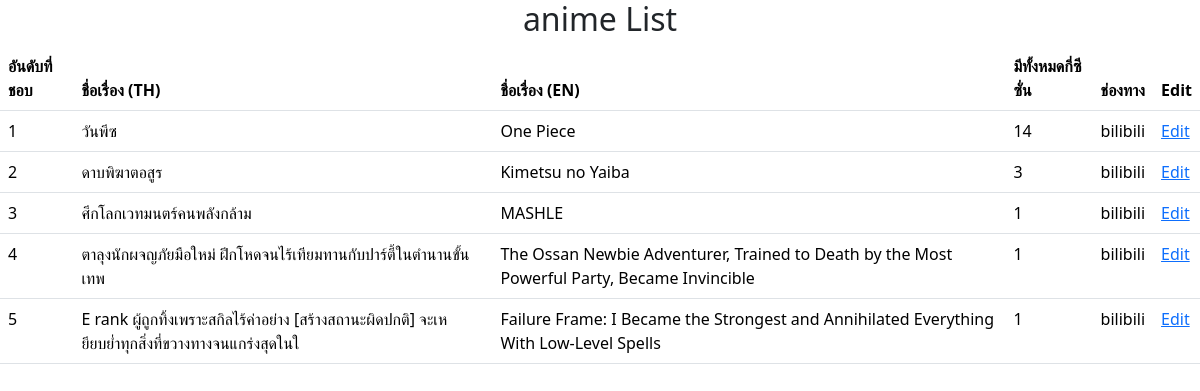
Before: / with the older database file.
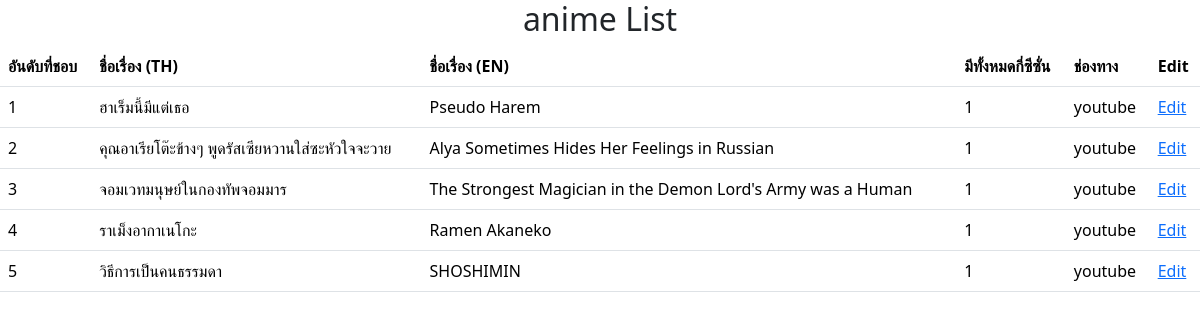
After: the same page with the newer database file.
### editanime/models.py (models this page shows)
class Animal_list(models.Model):
    anime_order = models.IntegerField()
    anime_name_th = models.CharField(max_length=100)
    anime_name_en = models.CharField(max_length=100)
    anime_seasons = models.IntegerField()
    anime_channel = models.CharField(max_length=100)
    created_date = models.DateTimeField(auto_now_add=True)
    updated_date = models.DateTimeField(auto_now_add=True)

### editanime/views.py (the view)
def homepage(request):
    animes = Animal_list.objects.all()
    return render(request, 'index.html', {"animes": animes})

### editanime/templates/index.html (shortened to what this page needs)
<!doctype html>
<html lang="en">
    <head>
        <link
            href="https://cdn.jsdelivr.net/npm/bootstrap@5.3.2/dist/css/bootstrap.min.css"
            rel="stylesheet"
        />
    </head>
    <body>
        <header>
            <h2 class="text-center">anime List</h2>
        </header>
        <main>
            <table class="table table -striped table-hover">
                <thead>
                    <tr>
                        <th>อันดับที่ชอบ</th>
                        <th>ชื่อเรื่อง (TH)</th>
                        <th>ชื่อเรื่อง (EN)</th>
                        <th>มีทั้งหมดกี่ซีซั่น</th>
                        <th>ช่องทาง</th>
                        <th>Edit</th>
                    </tr>
                </thead>
                <tbody>
                    {% for anime in animes %}
                    <tr>
                        <td>{{anime.anime_order}}</td>
                        <td>{{anime.anime_name_th}}</td>
                        <td>{{anime.anime_name_en}}</td>
                        <td>{{anime.anime_seasons}}</td>
                        <td>{{anime.anime_channel}}</td>
                        <td>
                            <a href="edit/{{anime.id}}">Edit</a>
                        </td>
                    </tr>
                    {% endfor %}
                </tbody>
            </table>
        </main>
    </body>
</html>

Changed rows visible on the page:
changed Animal_list: anime_name_th "วันพีซ" → "ฮาเร็มนี้มีแต่เธอ"; anime_name_en "One Piece" → "Pseudo Harem"; anime_seasons "14" → "1"; anime_channel "bilibili" → "youtube"
changed Animal_list: anime_name_th "ดาบพิฆาตอสูร" → "คุณอาเรียโต๊ะข้างๆ พูดรัสเซียหวานใส่ซะหัวใจจะวาย"; anime_name_en "Kimetsu no Yaiba" → "Alya Sometimes Hides Her Feelings in Russian"; anime_seasons "3" → "1"; anime_channel "bilibili" → "youtube"
changed Animal_list: anime_name_th "ศึกโลกเวทมนตร์คนพลังกล้าม" → "จอมเวทมนุษย์ในกองทัพจอมมาร"; anime_name_en "MASHLE" → "The Strongest Magician in the Demon Lord's Army was a Human"; anime_channel "bilibili" → "youtube"
changed Animal_list: anime_name_th "ตาลุงนักผจญภัยมือใหม่ ฝึกโหดจนไร้เทียมทานกับปาร์ตี้ในตำนานขั้นเทพ" → "ราเม็งอากาเนโกะ"; anime_name_en "The Ossan Newbie Adventurer, Trained to Death by the Most Powerful Party, Became Invincible" → "Ramen Akaneko"; anime_channel "bilibili" → "youtube"
changed Animal_list: anime_name_th "E rank ผู้ถูกทิ้งเพราะสกิลไร้ค่าอย่าง [สร้างสถานะผิดปกติ] จะเหยียบยํ่าทุกสิ่งที่ขวางทางจนแกร่งสุดในใ" → "วิธีการเป็นคนธรรมดา"; anime_name_en "Failure Frame: I Became the Strongest and Annihilated Everything With Low-Level Spells" → "SHOSHIMIN"; anime_channel "bilibili" → "youtube"
